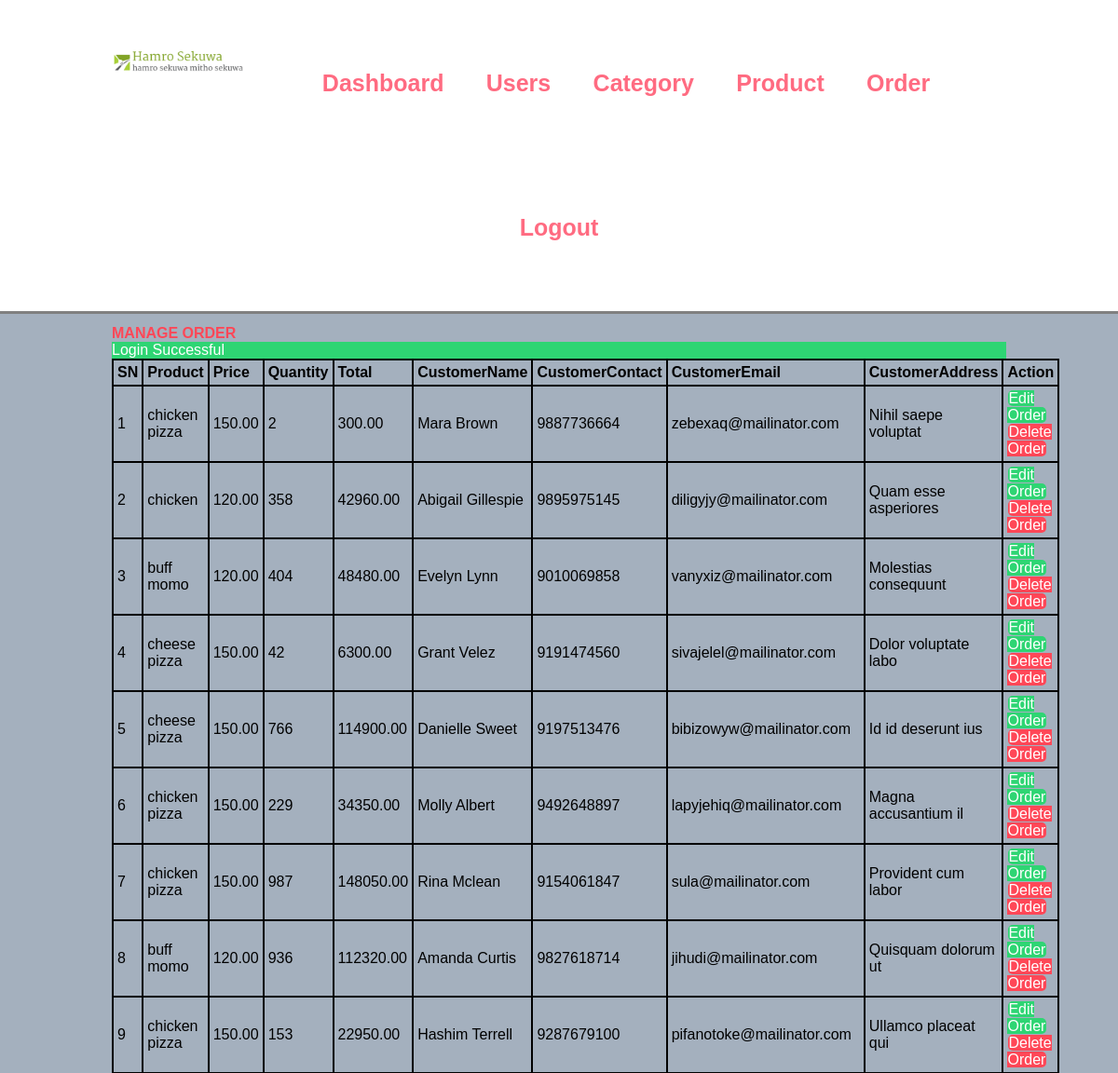
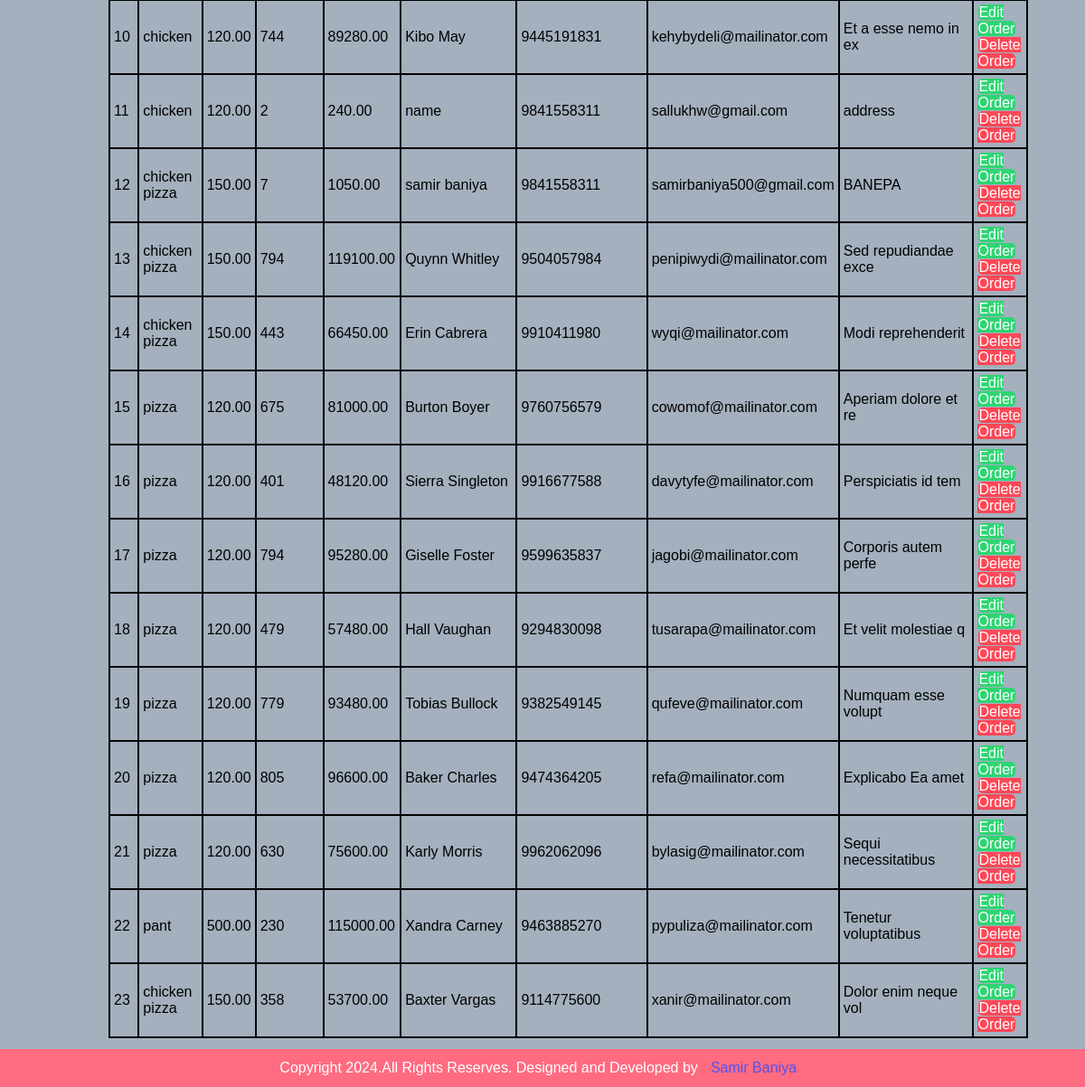
Page /admin/manage-order.php (signed in) on the committed database (2 pictures, top to bottom).
### tables this page shows
CREATE TABLE `orders` (
  `id` int(10) UNSIGNED NOT NULL,
  `product_id` int(10) UNSIGNED NOT NULL,
  `price` decimal(10,2) NOT NULL,
  `quantity` int(11) NOT NULL,
  `total` decimal(10,2) NOT NULL,
  `customer_name` varchar(100) NOT NULL,
  `customer_address` varchar(150) NOT NULL,
  `customer_email` varchar(100) NOT NULL,
  `customer_contact` varchar(15) NOT NULL,
  `customer_feedback` text NOT NULL,
  `order_date` datetime NOT NULL DEFAULT current_timestamp(),
  `product` varchar(255) DEFAULT NULL
);

### admin/manage-order.php (the view, shortened to what this page needs)
<?php include('common/header.php') ?>
    <section class="content">
        <div class="wrapper">
             <strong class="heading">MANAGE ORDER</strong><br>
                <table class="table bordertable">
                    <thead>
                       <tr>
                            <th>SN</th>
                            <th>Product</th>
                            <th>Price</th>
                            <th>Quantity</th>
                            <th>Total</th>
                            <th>CustomerName</th>
                            <th>CustomerContact</th>
                            <th>CustomerEmail</th>
                            <th>CustomerAddress</th>
                            <th>Action</th>
                       </tr>
                    </thead>
                    <tbody>
                        <?php
                        $sql = "SELECT * FROM `orders`";
                        $exec = mysqli_query($conn, $sql);
                        if($exec == TRUE){
                            $count = mysqli_num_rows($exec);
                            if($count > 0){
                                $sn=1;
                                while( $rows = mysqli_fetch_assoc($exec)){
                                    $id = $rows['id'];
                                    $title = $rows['product'];
                                    $price = $rows['price'];
                                    $quantity = $rows['quantity'];
                                    $total = $rows['total'];
                                    $name = $rows['customer_name'];
                                    $address = $rows['customer_address'];
                                    $email = $rows['customer_email'];
                                    $contact = $rows['customer_contact'];
?>
                                    <tr>
                                        <td><?php echo $sn++; ?></td>
                                        <td><?php echo $title; ?></td>
                                        <td><?php echo $price; ?></td>
                                        <td><?php echo $quantity; ?></td>
                                        <td><?php echo $total; ?></td>
                                        <td><?php echo $name; ?></td>
                                        <td><?php echo $contact; ?></td>
                                        <td><?php echo $email; ?></td>
                                        <td><?php echo $address; ?></td>
                                        <td>
                                    <a class="btn btn-primary" href="<?php  echo APP_URL; ?>admin/edit-order.php?id=<?php echo $id; ?>">
                                Edit Order
                            </a>
                                <a class="btn btn-danger" href="<?php  echo APP_URL; ?>admin/delete-order.php?id=<?php echo $id; ?>">
                                    Delete Order
                                </a>
                                    </td>
                                </tr>
                                    <?php
                                }
                            }else{
                                echo'<tr><td colspan="7" class="text-center">No products to display</td></tr>';
                            }
                        }
                        ?>
                    </tbody>
                </table>
        </div>
    </section>
<?php include('common/footer.php') ?>

### css/admin.css (style rules this page uses)
* { margin: 0; padding: 0; font-family: Arial, Helvetica, sans-serif ; }
.wrapper { width: 80%; margin: 0 auto; padding: 1%; }
.content { background-color: #a4b0be; padding-top: 1% 0; }
.heading { color: #ff4757; font-weight: 900; }
.table { width: 100%; }
.table tr th { text-align: left; padding: 1%; }
.table tr td { padding: 1%; }
a { text-decoration: none; margin: 1%; }
.btn { padding: 1%; color: white; font-size: 1rem; border-radius: 5px; border: none; }
.btn-primary { background-color: #2ed573; }
.btn-danger { background-color: #ff4757; }
.success { color: white; background-color: #2ed573; }
.bordertable { border: 1px solid black; border-spacing: 0px; }
.bordertable tr th { text-align: left; padding: 1%; border: 1px solid black;padding: 4px; }
.bordertable tr td { padding: 1%; border: 1px solid black;padding: 4px; }

### rows in the picture
orders: product "chicken pizza", price "150.00", quantity "2", total "300.00", customer_name "Mara Brown", customer_contact "9887736664", customer_email "zebexaq@mailinator.com", customer_address "Nihil saepe voluptat"
orders: product "chicken", price "120.00", quantity "358", total "42960.00", customer_name "Abigail Gillespie", customer_contact "9895975145", customer_email "diligyjy@mailinator.com", customer_address "Quam esse asperiores"
orders: product "buff momo", price "120.00", quantity "404", total "48480.00", customer_name "Evelyn Lynn", customer_contact "9010069858", customer_email "vanyxiz@mailinator.com", customer_address "Molestias consequunt"
orders: product "cheese pizza", price "150.00", quantity "42", total "6300.00", customer_name "Grant Velez", customer_contact "9191474560", customer_email "sivajelel@mailinator.com", customer_address "Dolor voluptate labo"
orders: product "cheese pizza", price "150.00", quantity "766", total "114900.00", customer_name "Danielle Sweet", customer_contact "9197513476", customer_email "bibizowyw@mailinator.com", customer_address "Id id deserunt ius"
orders: product "chicken pizza", price "150.00", quantity "229", total "34350.00", customer_name "Molly Albert", customer_contact "9492648897", customer_email "lapyjehiq@mailinator.com", customer_address "Magna accusantium il"
orders: product "chicken pizza", price "150.00", quantity "987", total "148050.00", customer_name "Rina Mclean", customer_contact "9154061847", customer_email "sula@mailinator.com", customer_address "Provident cum labor"
orders: product "buff momo", price "120.00", quantity "936", total "112320.00", customer_name "Amanda Curtis", customer_contact "9827618714", customer_email "jihudi@mailinator.com", customer_address "Quisquam dolorum ut"
orders: product "chicken pizza", price "150.00", quantity "153", total "22950.00", customer_name "Hashim Terrell", customer_contact "9287679100", customer_email "pifanotoke@mailinator.com", customer_address "Ullamco placeat qui"
orders: product "chicken", price "120.00", quantity "744", total "89280.00", customer_name "Kibo May", customer_contact "9445191831", customer_email "kehybydeli@mailinator.com", customer_address "Et a esse nemo in ex"
orders: product "chicken", price "120.00", quantity "2", total "240.00", customer_name "name", customer_contact "9841558311", customer_email "sallukhw@gmail.com", customer_address "address"
orders: product "chicken pizza", price "150.00", quantity "7", total "1050.00", customer_name "samir baniya", customer_contact "9841558311", customer_email "samirbaniya500@gmail.com", customer_address "BANEPA"
orders: product "chicken pizza", price "150.00", quantity "794", total "119100.00", customer_name "Quynn Whitley", customer_contact "9504057984", customer_email "penipiwydi@mailinator.com", customer_address "Sed repudiandae exce"
orders: product "chicken pizza", price "150.00", quantity "443", total "66450.00", customer_name "Erin Cabrera", customer_contact "9910411980", customer_email "wyqi@mailinator.com", customer_address "Modi reprehenderit"
orders: product "pizza", price "120.00", quantity "675", total "81000.00", customer_name "Burton Boyer", customer_contact "9760756579", customer_email "cowomof@mailinator.com", customer_address "Aperiam dolore et re"
orders: product "pizza", price "120.00", quantity "401", total "48120.00", customer_name "Sierra Singleton", customer_contact "9916677588", customer_email "davytyfe@mailinator.com", customer_address "Perspiciatis id tem"
orders: product "pizza", price "120.00", quantity "794", total "95280.00", customer_name "Giselle Foster", customer_contact "9599635837", customer_email "jagobi@mailinator.com", customer_address "Corporis autem perfe"
orders: product "pizza", price "120.00", quantity "479", total "57480.00", customer_name "Hall Vaughan", customer_contact "9294830098", customer_email "tusarapa@mailinator.com", customer_address "Et velit molestiae q"
orders: product "pizza", price "120.00", quantity "779", total "93480.00", customer_name "Tobias Bullock", customer_contact "9382549145", customer_email "qufeve@mailinator.com", customer_address "Numquam esse volupt"
orders: product "pizza", price "120.00", quantity "805", total "96600.00", customer_name "Baker Charles", customer_contact "9474364205", customer_email "refa@mailinator.com", customer_address "Explicabo Ea amet"
orders: product "pizza", price "120.00", quantity "630", total "75600.00", customer_name "Karly Morris", customer_contact "9962062096", customer_email "bylasig@mailinator.com", customer_address "Sequi necessitatibus"
orders: product "pant", price "500.00", quantity "230", total "115000.00", customer_name "Xandra Carney", customer_contact "9463885270", customer_email "pypuliza@mailinator.com", customer_address "Tenetur voluptatibus"
orders: product "chicken pizza", price "150.00", quantity "358", total "53700.00", customer_name "Baxter Vargas", customer_contact "9114775600", customer_email "xanir@mailinator.com", customer_address "Dolor enim neque vol"

### other values in the picture
$_SESSION['message'] "Login Successful"
